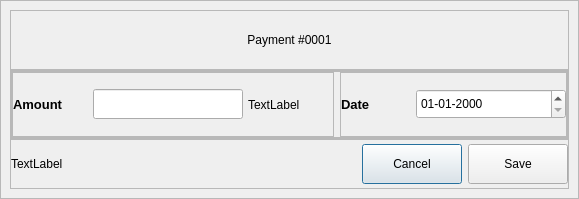
<?xml version="1.0" encoding="UTF-8"?>
<ui version="4.0">
 <class>Dialog</class>
 <widget class="QDialog" name="Dialog">
  <property name="geometry">
   <rect>
    <x>0</x>
    <y>0</y>
    <width>579</width>
    <height>199</height>
   </rect>
  </property>
  <property name="windowTitle">
   <string>Dialog</string>
  </property>
  <layout class="QVBoxLayout" name="verticalLayout">
   <property name="spacing">
    <number>0</number>
   </property>
   <property name="leftMargin">
    <number>0</number>
   </property>
   <property name="topMargin">
    <number>0</number>
   </property>
   <property name="rightMargin">
    <number>0</number>
   </property>
   <property name="bottomMargin">
    <number>0</number>
   </property>
   <item>
    <widget class="QFrame" name="dialog_window">
     <property name="frameShape">
      <enum>QFrame::StyledPanel</enum>
     </property>
     <property name="frameShadow">
      <enum>QFrame::Raised</enum>
     </property>
     <layout class="QVBoxLayout" name="verticalLayout_4">
      <property name="spacing">
       <number>0</number>
      </property>
      <item>
       <widget class="QFrame" name="title_frame">
        <property name="minimumSize">
         <size>
          <width>0</width>
          <height>60</height>
         </size>
        </property>
        <property name="maximumSize">
         <size>
          <width>16777215</width>
          <height>60</height>
         </size>
        </property>
        <property name="frameShape">
         <enum>QFrame::StyledPanel</enum>
        </property>
        <property name="frameShadow">
         <enum>QFrame::Raised</enum>
        </property>
        <layout class="QVBoxLayout" name="verticalLayout_3">
         <property name="spacing">
          <number>0</number>
         </property>
         <property name="leftMargin">
          <number>0</number>
         </property>
         <property name="topMargin">
          <number>0</number>
         </property>
         <property name="rightMargin">
          <number>0</number>
         </property>
         <property name="bottomMargin">
          <number>0</number>
         </property>
         <item>
          <widget class="QLabel" name="logo">
           <property name="styleSheet">
            <string notr="true">font: 900 16pt &quot;Segoe UI Black&quot;;</string>
           </property>
           <property name="text">
            <string>Payment #0001</string>
           </property>
           <property name="alignment">
            <set>Qt::AlignCenter</set>
           </property>
          </widget>
         </item>
        </layout>
       </widget>
      </item>
      <item>
       <widget class="QFrame" name="main_frame">
        <property name="frameShape">
         <enum>QFrame::StyledPanel</enum>
        </property>
        <property name="frameShadow">
         <enum>QFrame::Raised</enum>
        </property>
        <layout class="QVBoxLayout" name="verticalLayout_2">
         <property name="leftMargin">
          <number>0</number>
         </property>
         <property name="topMargin">
          <number>0</number>
         </property>
         <property name="rightMargin">
          <number>0</number>
         </property>
         <property name="bottomMargin">
          <number>0</number>
         </property>
         <item>
          <widget class="QFrame" name="name_frame">
           <property name="frameShape">
            <enum>QFrame::StyledPanel</enum>
           </property>
           <property name="frameShadow">
            <enum>QFrame::Raised</enum>
           </property>
           <layout class="QHBoxLayout" name="horizontalLayout_2">
            <property name="leftMargin">
             <number>0</number>
            </property>
            <property name="topMargin">
             <number>0</number>
            </property>
            <property name="rightMargin">
             <number>0</number>
            </property>
            <property name="bottomMargin">
             <number>0</number>
            </property>
            <item>
             <widget class="QFrame" name="frame">
              <property name="maximumSize">
               <size>
                <width>16777215</width>
                <height>16777215</height>
               </size>
              </property>
              <property name="frameShape">
               <enum>QFrame::StyledPanel</enum>
              </property>
              <property name="frameShadow">
               <enum>QFrame::Raised</enum>
              </property>
              <layout class="QHBoxLayout" name="horizontalLayout_3">
               <property name="spacing">
                <number>5</number>
               </property>
               <property name="leftMargin">
                <number>0</number>
               </property>
               <property name="topMargin">
                <number>0</number>
               </property>
               <property name="rightMargin">
                <number>0</number>
               </property>
               <property name="bottomMargin">
                <number>0</number>
               </property>
               <item>
                <widget class="QLabel" name="label">
                 <property name="minimumSize">
                  <size>
                   <width>75</width>
                   <height>0</height>
                  </size>
                 </property>
                 <property name="maximumSize">
                  <size>
                   <width>50</width>
                   <height>16777215</height>
                  </size>
                 </property>
                 <property name="font">
                  <font>
                   <family>Segoe UI</family>
                   <pointsize>10</pointsize>
                   <italic>false</italic>
                   <bold>true</bold>
                  </font>
                 </property>
                 <property name="styleSheet">
                  <string notr="true">font: 700 10pt &quot;Segoe UI&quot;;</string>
                 </property>
                 <property name="text">
                  <string>Amount</string>
                 </property>
                </widget>
               </item>
               <item>
                <widget class="QLineEdit" name="amount">
                 <property name="minimumSize">
                  <size>
                   <width>150</width>
                   <height>30</height>
                  </size>
                 </property>
                 <property name="maximumSize">
                  <size>
                   <width>150</width>
                   <height>30</height>
                  </size>
                 </property>
                </widget>
               </item>
               <item>
                <widget class="QLabel" name="currency">
                 <property name="text">
                  <string>TextLabel</string>
                 </property>
                </widget>
               </item>
              </layout>
             </widget>
            </item>
            <item>
             <widget class="QFrame" name="frame_4">
              <property name="frameShape">
               <enum>QFrame::StyledPanel</enum>
              </property>
              <property name="frameShadow">
               <enum>QFrame::Raised</enum>
              </property>
              <layout class="QHBoxLayout" name="horizontalLayout_4">
               <property name="spacing">
                <number>0</number>
               </property>
               <property name="leftMargin">
                <number>0</number>
               </property>
               <property name="topMargin">
                <number>0</number>
               </property>
               <property name="rightMargin">
                <number>0</number>
               </property>
               <property name="bottomMargin">
                <number>0</number>
               </property>
               <item>
                <widget class="QLabel" name="label_2">
                 <property name="minimumSize">
                  <size>
                   <width>75</width>
                   <height>0</height>
                  </size>
                 </property>
                 <property name="maximumSize">
                  <size>
                   <width>50</width>
                   <height>16777215</height>
                  </size>
                 </property>
                 <property name="font">
                  <font>
                   <family>Segoe UI</family>
                   <pointsize>10</pointsize>
                   <italic>false</italic>
                   <bold>true</bold>
                  </font>
                 </property>
                 <property name="styleSheet">
                  <string notr="true">font: 700 10pt &quot;Segoe UI&quot;;</string>
                 </property>
                 <property name="text">
                  <string>Date</string>
                 </property>
                </widget>
               </item>
               <item>
                <widget class="QDateEdit" name="date">
                 <property name="minimumSize">
                  <size>
                   <width>150</width>
                   <height>30</height>
                  </size>
                 </property>
                 <property name="maximumSize">
                  <size>
                   <width>150</width>
                   <height>16777215</height>
                  </size>
                 </property>
                 <property name="currentSection">
                  <enum>QDateTimeEdit::DaySection</enum>
                 </property>
                 <property name="displayFormat">
                  <string>dd-MM-yyyy</string>
                 </property>
                 <property name="calendarPopup">
                  <bool>false</bool>
                 </property>
                </widget>
               </item>
              </layout>
             </widget>
            </item>
           </layout>
          </widget>
         </item>
        </layout>
       </widget>
      </item>
      <item>
       <widget class="QFrame" name="control_frame">
        <property name="minimumSize">
         <size>
          <width>0</width>
          <height>50</height>
         </size>
        </property>
        <property name="maximumSize">
         <size>
          <width>16777215</width>
          <height>50</height>
         </size>
        </property>
        <property name="frameShape">
         <enum>QFrame::StyledPanel</enum>
        </property>
        <property name="frameShadow">
         <enum>QFrame::Raised</enum>
        </property>
        <layout class="QHBoxLayout" name="horizontalLayout">
         <property name="leftMargin">
          <number>0</number>
         </property>
         <property name="topMargin">
          <number>0</number>
         </property>
         <property name="rightMargin">
          <number>0</number>
         </property>
         <property name="bottomMargin">
          <number>0</number>
         </property>
         <item>
          <widget class="QLabel" name="error">
           <property name="minimumSize">
            <size>
             <width>300</width>
             <height>0</height>
            </size>
           </property>
           <property name="styleSheet">
            <string notr="true">font: 700 8pt &quot;Segoe UI&quot;;</string>
           </property>
           <property name="text">
            <string>TextLabel</string>
           </property>
          </widget>
         </item>
         <item>
          <spacer name="horizontalSpacer">
           <property name="orientation">
            <enum>Qt::Horizontal</enum>
           </property>
           <property name="sizeHint" stdset="0">
            <size>
             <width>108</width>
             <height>20</height>
            </size>
           </property>
          </spacer>
         </item>
         <item>
          <widget class="QPushButton" name="cancel_btn">
           <property name="minimumSize">
            <size>
             <width>100</width>
             <height>40</height>
            </size>
           </property>
           <property name="styleSheet">
            <string notr="true"/>
           </property>
           <property name="text">
            <string>Cancel</string>
           </property>
           <property name="class" stdset="0">
            <string>SecondaryButton</string>
           </property>
          </widget>
         </item>
         <item>
          <widget class="QPushButton" name="save_btn">
           <property name="minimumSize">
            <size>
             <width>100</width>
             <height>40</height>
            </size>
           </property>
           <property name="text">
            <string>Save</string>
           </property>
          </widget>
         </item>
        </layout>
       </widget>
      </item>
     </layout>
    </widget>
   </item>
  </layout>
 </widget>
 <resources/>
 <connections/>
</ui>
